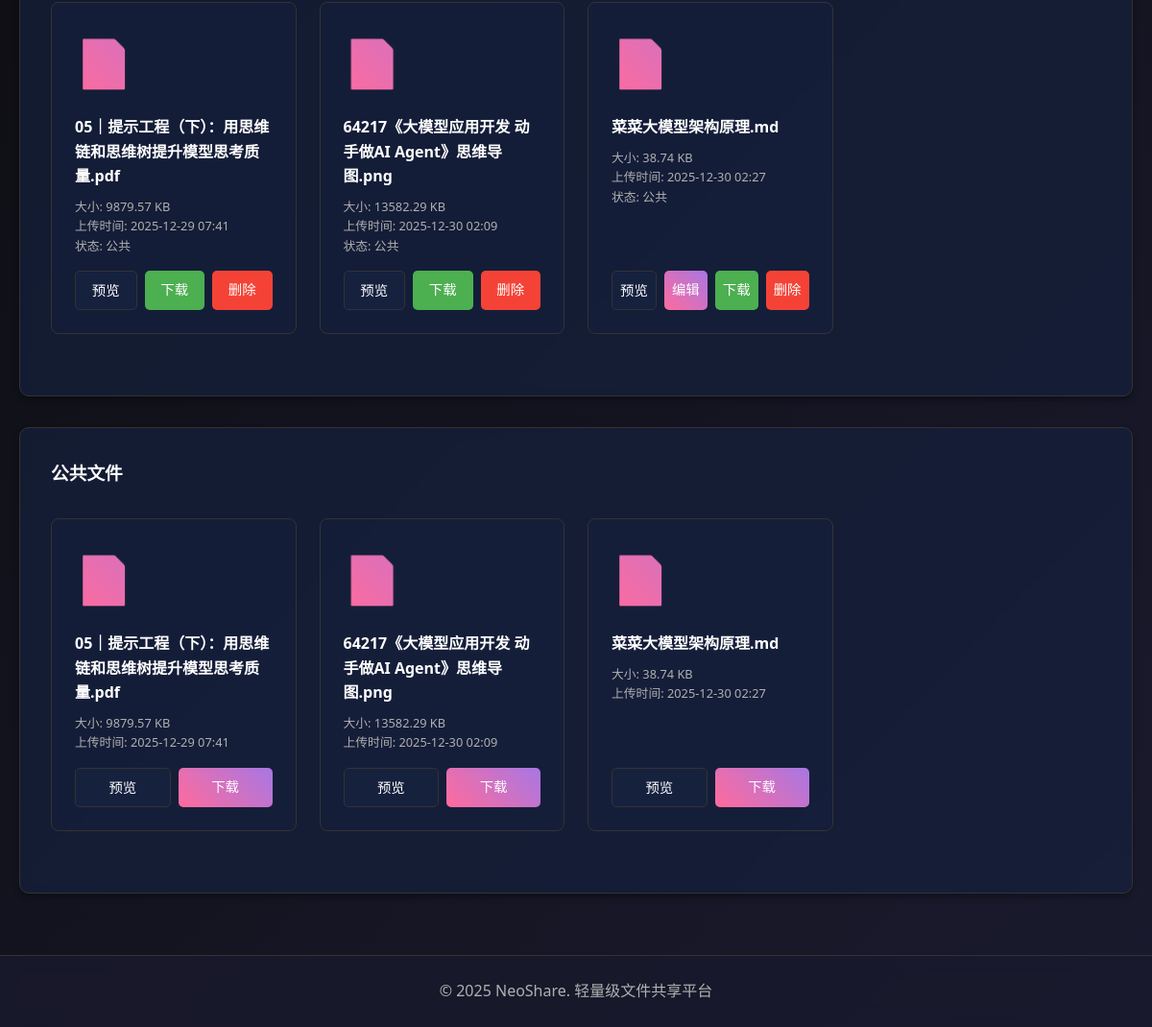
Page /dashboard (signed in, lower part) on the earlier database version.
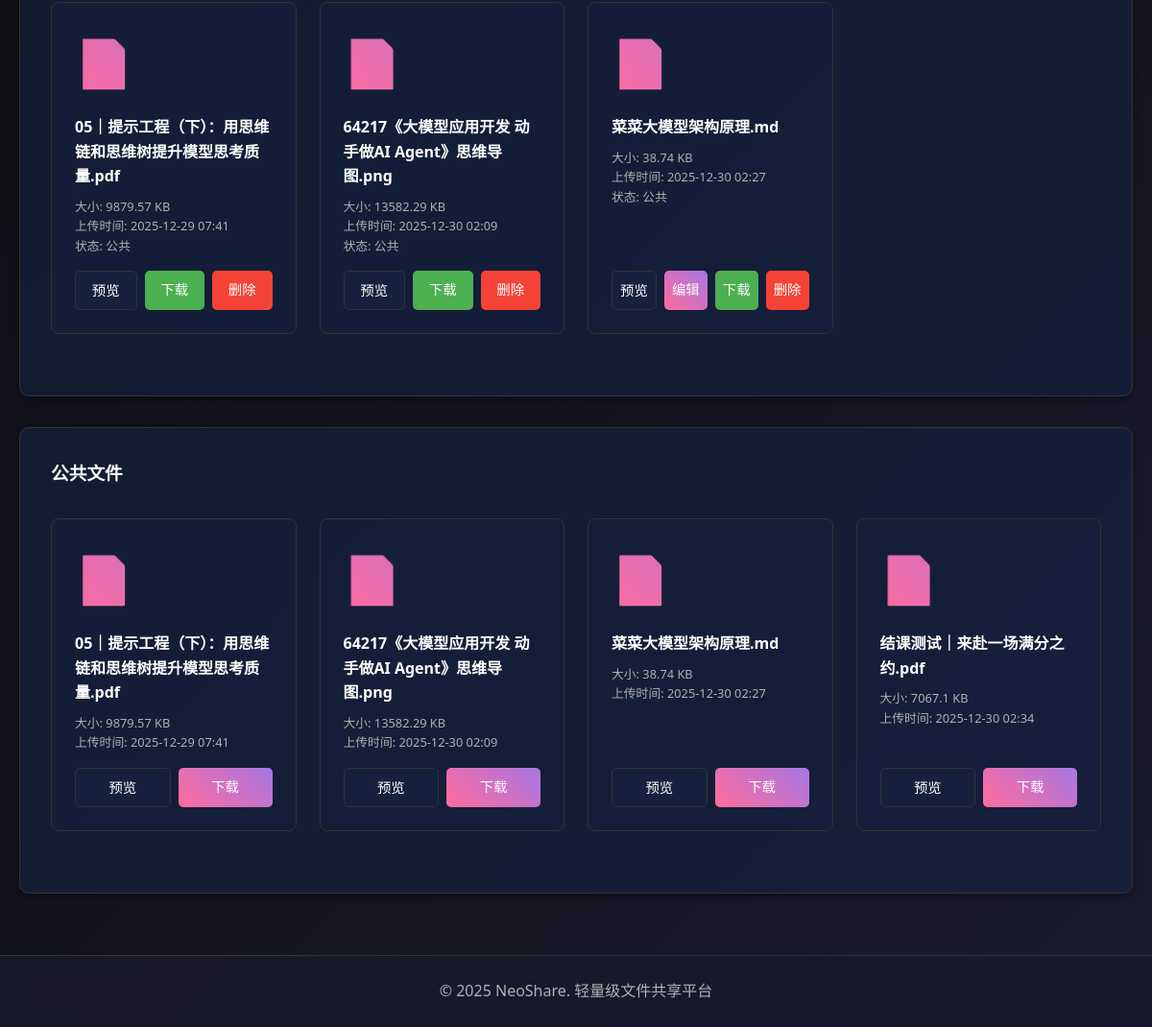
Same page on the later database version.
### new_app.py (models this page shows)
class File(db.Model):
    id = db.Column(db.Integer, primary_key=True)
    filename = db.Column(db.String(200), nullable=False)
    filepath = db.Column(db.String(400), nullable=False)
    owner_id = db.Column(db.Integer, db.ForeignKey('user.id'), nullable=True)
    is_public = db.Column(db.Boolean, default=False)
    created_at = db.Column(db.DateTime, default=datetime.utcnow)
    updated_at = db.Column(db.DateTime, default=datetime.utcnow, onupdate=datetime.utcnow)
    file_size = db.Column(db.Integer, nullable=False)

### new_app.py (the view)
@app.route('/dashboard')
@login_required
def dashboard():
    user_files = File.query.filter_by(owner_id=current_user.id).all()
    public_files = File.query.filter_by(is_public=True).all()
    return render_template('new_dashboard.html', user_files=user_files, public_files=public_files)

### new_app.py (called while the page is built)
@login_manager.user_loader
def load_user(user_id):
    return User.query.get(int(user_id))

### templates/new_dashboard.html (shortened to what this page needs)
{% extends 'new_base.html' %}
{% block content %}
    <div class="card">
        <div class="file-list">
            {% if user_files %}
                {% for file in user_files %}
                    <div class="file-item">
                        <div class="file-icon">📄</div>
                        <div class="file-name">{{ file.filename }}</div>
                        <div class="file-meta">
                            <p>大小: {{ (file.file_size / 1024)|round(2) }} KB</p>
                            <p>上传时间: {{ file.created_at.strftime('%Y-%m-%d %H:%M') }}</p>
                            <p>状态: {{ '公共' if file.is_public else '私有' }}</p>
                        </div>
                        <div class="file-actions">
                            <a href="{{ url_for('preview_file', file_id=file.id) }}" class="btn btn-secondary">预览</a>
                            {% set ext = file.filename.rsplit('.', 1)[1].lower() if '.' in file.filename else '' %}
                            {% if ext in ['txt', 'md', 'markdown', 'py', 'js', 'html', 'css', 'json', 'xml', 'yaml', 'yml', 'sh', 'bat', 'cmd'] %}
                                <a href="{{ url_for('edit_file', file_id=file.id) }}" class="btn btn-primary">编辑</a>
                            {% endif %}
                            <a href="{{ url_for('download_file', filename=file.filepath.replace('uploads_new/', '')) }}" class="btn btn-success">下载</a>
                            <a href="{{ url_for('delete_file', file_id=file.id) }}" class="btn btn-danger" onclick="return confirm('确定要删除这个文件吗？')">删除</a>
                        </div>
                    </div>
                {% endfor %}
            {% else %}
                <p style="text-align: center; color: var(--text-secondary); grid-column: 1 / -1;">暂无个人文件</p>
            {% endif %}
        </div>
    </div>
    <div class="card">
        <h3>公共文件</h3>
        <div class="file-list">
            {% if public_files %}
                {% for file in public_files %}
                    <div class="file-item">
                        <div class="file-icon">📄</div>
                        <div class="file-name">{{ file.filename }}</div>
                        <div class="file-meta">
                            <p>大小: {{ (file.file_size / 1024)|round(2) }} KB</p>
                            <p>上传时间: {{ file.created_at.strftime('%Y-%m-%d %H:%M') }}</p>
                        </div>
                        <div class="file-actions">
                            <a href="{{ url_for('preview_file', file_id=file.id) }}" class="btn btn-secondary">预览</a>
                            <a href="{{ url_for('download_file', filename=file.filepath.replace('uploads_new/', '')) }}" class="btn btn-primary">下载</a>
                        </div>
                    </div>
                {% endfor %}
            {% else %}
                <p style="text-align: center; color: var(--text-secondary); grid-column: 1 / -1;">暂无公共文件</p>
            {% endif %}
        </div>
    </div>
{% endblock %}

Differences in the rows shown:
added File: filename "结课测试｜来赴一场满分之约.pdf", (file.file_size/1024)|round(2) "7067.1", created_at "2025-12-30 02:34", shown under "公共文件"
